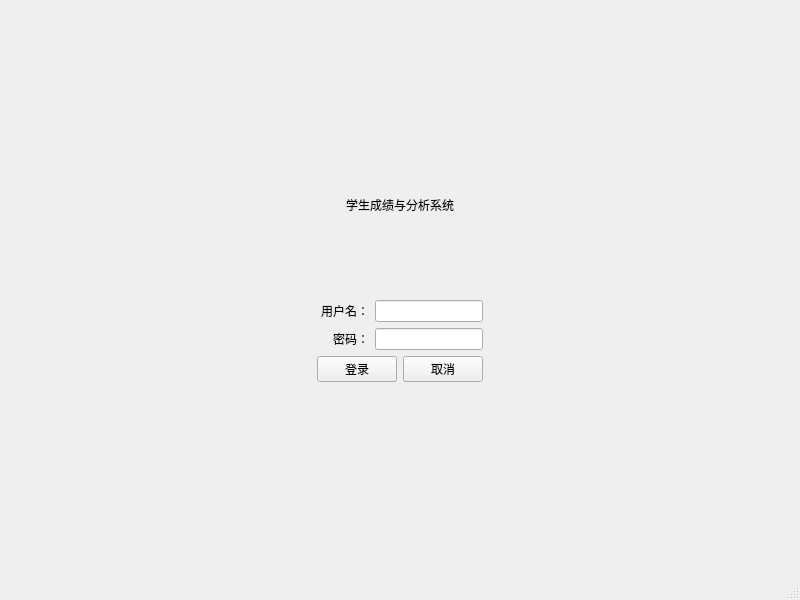
<?xml version="1.0" encoding="UTF-8"?>
<ui version="4.0">
 <class>Login</class>
 <widget class="QMainWindow" name="Login">
  <property name="geometry">
   <rect>
    <x>0</x>
    <y>0</y>
    <width>800</width>
    <height>600</height>
   </rect>
  </property>
  <property name="windowTitle">
   <string>登录</string>
  </property>
  <widget class="QWidget" name="centralwidget">
   <layout class="QGridLayout" name="gridLayout_2">
    <item row="0" column="1">
     <spacer name="verticalSpacer_3">
      <property name="orientation">
       <enum>Qt::Orientation::Vertical</enum>
      </property>
      <property name="sizeHint" stdset="0">
       <size>
        <width>20</width>
        <height>173</height>
       </size>
      </property>
     </spacer>
    </item>
    <item row="1" column="0">
     <spacer name="horizontalSpacer_2">
      <property name="orientation">
       <enum>Qt::Orientation::Horizontal</enum>
      </property>
      <property name="sizeHint" stdset="0">
       <size>
        <width>285</width>
        <height>20</height>
       </size>
      </property>
     </spacer>
    </item>
    <item row="1" column="1">
     <layout class="QGridLayout" name="gridLayout">
      <item row="0" column="0">
       <layout class="QVBoxLayout" name="verticalLayout_2">
        <item>
         <widget class="QLabel" name="label">
          <property name="text">
           <string>学生成绩与分析系统</string>
          </property>
          <property name="alignment">
           <set>Qt::AlignmentFlag::AlignCenter</set>
          </property>
         </widget>
        </item>
        <item>
         <spacer name="verticalSpacer">
          <property name="orientation">
           <enum>Qt::Orientation::Vertical</enum>
          </property>
          <property name="sizeHint" stdset="0">
           <size>
            <width>20</width>
            <height>40</height>
           </size>
          </property>
         </spacer>
        </item>
        <item>
         <layout class="QVBoxLayout" name="verticalLayout">
          <item>
           <layout class="QHBoxLayout" name="horizontalLayout">
            <item>
             <widget class="QLabel" name="label_2">
              <property name="text">
               <string>用户名：</string>
              </property>
              <property name="alignment">
               <set>Qt::AlignmentFlag::AlignRight|Qt::AlignmentFlag::AlignTrailing|Qt::AlignmentFlag::AlignVCenter</set>
              </property>
             </widget>
            </item>
            <item>
             <widget class="QLineEdit" name="username">
              <property name="sizePolicy">
               <sizepolicy hsizetype="Minimum" vsizetype="Fixed">
                <horstretch>0</horstretch>
                <verstretch>0</verstretch>
               </sizepolicy>
              </property>
             </widget>
            </item>
           </layout>
          </item>
          <item>
           <layout class="QHBoxLayout" name="horizontalLayout_2">
            <item>
             <widget class="QLabel" name="label_3">
              <property name="text">
               <string>密码：</string>
              </property>
              <property name="alignment">
               <set>Qt::AlignmentFlag::AlignRight|Qt::AlignmentFlag::AlignTrailing|Qt::AlignmentFlag::AlignVCenter</set>
              </property>
             </widget>
            </item>
            <item>
             <widget class="QLineEdit" name="password">
              <property name="sizePolicy">
               <sizepolicy hsizetype="Minimum" vsizetype="Fixed">
                <horstretch>0</horstretch>
                <verstretch>0</verstretch>
               </sizepolicy>
              </property>
             </widget>
            </item>
           </layout>
          </item>
         </layout>
        </item>
       </layout>
      </item>
      <item row="1" column="0">
       <layout class="QHBoxLayout" name="horizontalLayout_3">
        <item>
         <widget class="QPushButton" name="btnlogin">
          <property name="text">
           <string>登录</string>
          </property>
         </widget>
        </item>
        <item>
         <widget class="QPushButton" name="btncancel">
          <property name="text">
           <string>取消</string>
          </property>
         </widget>
        </item>
       </layout>
      </item>
     </layout>
    </item>
    <item row="1" column="2">
     <spacer name="horizontalSpacer">
      <property name="orientation">
       <enum>Qt::Orientation::Horizontal</enum>
      </property>
      <property name="sizeHint" stdset="0">
       <size>
        <width>284</width>
        <height>20</height>
       </size>
      </property>
     </spacer>
    </item>
    <item row="2" column="1">
     <spacer name="verticalSpacer_2">
      <property name="orientation">
       <enum>Qt::Orientation::Vertical</enum>
      </property>
      <property name="sizeHint" stdset="0">
       <size>
        <width>20</width>
        <height>173</height>
       </size>
      </property>
     </spacer>
    </item>
   </layout>
  </widget>
  <widget class="QMenuBar" name="menubar">
   <property name="geometry">
    <rect>
     <x>0</x>
     <y>0</y>
     <width>800</width>
     <height>21</height>
    </rect>
   </property>
  </widget>
  <widget class="QStatusBar" name="statusbar"/>
 </widget>
 <resources/>
 <connections/>
</ui>
